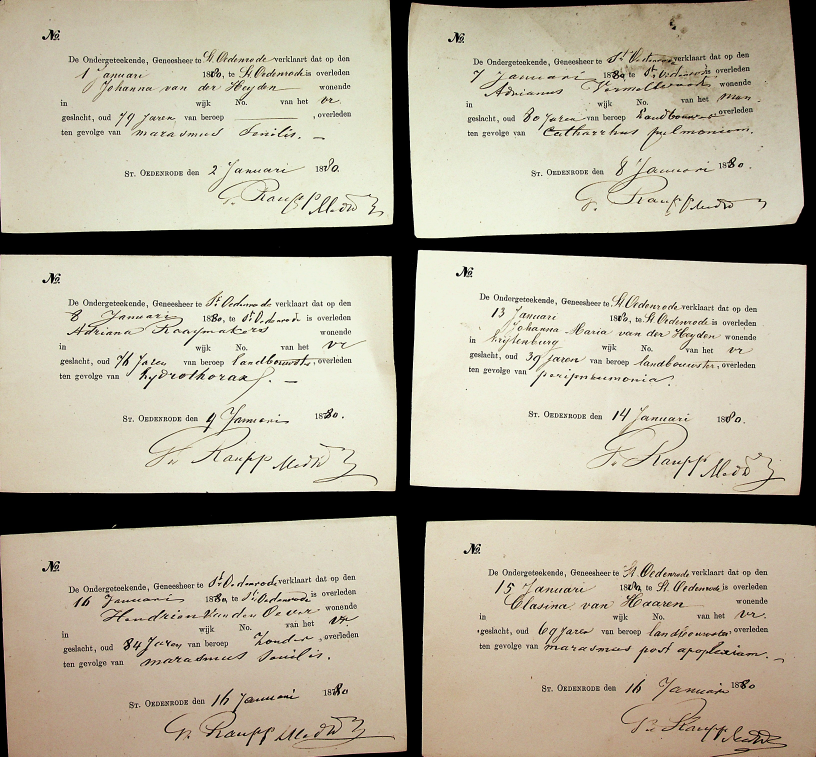
#> input picture in/NL-HtBHIC_7737_1541_0003.jpg, 3264 x 3027 px (shown at 1/4 size)
$ python part_extract.py
#> lines starting #> are read from the running program, lines starting #| are printed output that depends on the picture; after the words box and inside, x2 and y2 are one past the last pixel; in counts of white or black regions, pixels touching at a corner belong together
import numpy as np
import cv2

filename="in/NL-HtBHIC_7737_1541_0003.jpg"
img = cv2.imread(filename)
#> img is the input picture: shape (3027, 3264, 3); mean B, G, R 158, 177, 184

# Prepocess
gray = cv2.cvtColor(img,cv2.COLOR_BGR2GRAY)
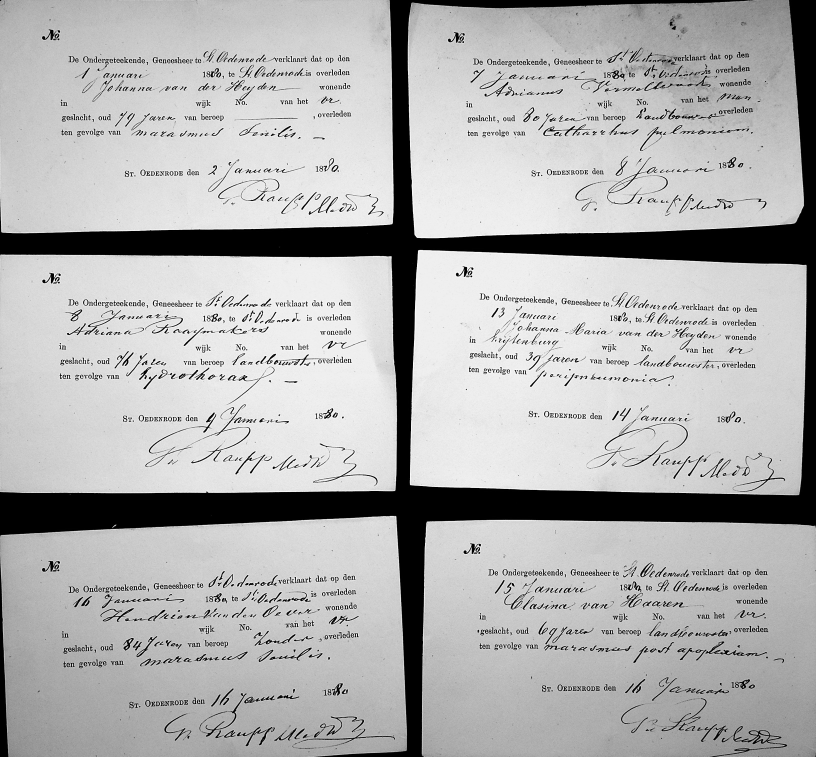
#> gray: shape (3027, 3264) (shown at 1/4 size); min 0, max 255, mean 177
blur = cv2.GaussianBlur(gray,(1,1),1000)
flag, thresh = cv2.threshold(blur, 120, 255, cv2.THRESH_BINARY)
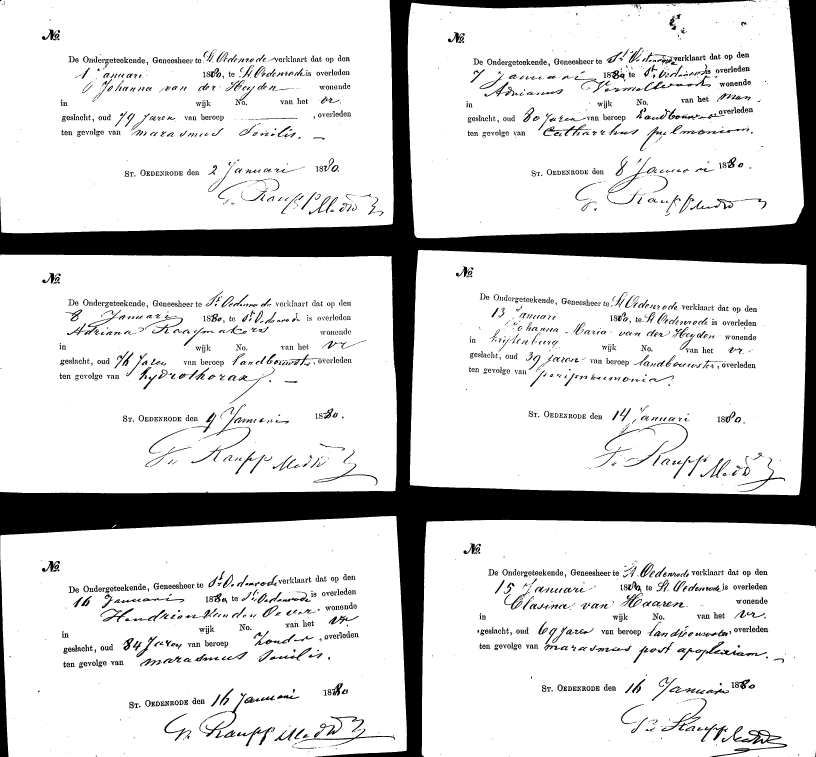
#> thresh: shape (3027, 3264) (shown at 1/4 size); 85.2% white; 3187 black regions (1148 under 20 px)

# Find contours
contours, hierarchy = cv2.findContours(thresh,cv2.RETR_TREE,cv2.CHAIN_APPROX_SIMPLE)
#> contours = 4011 contours, 1485 with area under 20; largest, box (x1, y1, x2, y2) and area: (0, 1018, 1588, 1973) 1491318, (0, 2064, 1628, 3027) 1471448, (1687, 2079, 3264, 3027) 1466378, (1639, 1000, 3227, 1981) 1462194, (0, 0, 1575, 933) 1438309
contours = sorted(contours, key=cv2.contourArea,reverse=True)

# Select long perimeters only
perimeters = [cv2.arcLength(contours[i],True) for i in range(len(contours))]
#> perimeters = 4011 values, max 6812.7 at index 2, min 0 at index 3995, mean 64.69
listindex=[i for i in range(6) if perimeters[i]>perimeters[0]/2]
#> listindex = [0, 1, 2, 3, 4, 5]
numcards=len(listindex)
#> numcards = 6

# warp per contour
for i in range(numcards):
    card = contours[i]
    peri = cv2.arcLength(card,True)
    approx = cv2.approxPolyDP(card,0.02*peri,True)
    h = np.array([ [0,0],[0,449],[749,449],[749,0] ],np.float32)
    approx = np.array([item for sublist in approx for item in sublist],np.float32)
    transform = cv2.getPerspectiveTransform(approx,h)
    warp = cv2.warpPerspective(img,transform,(750,450))
    filename2="out/NL-HtBHIC_7737_1541_0003_"+str(i)+".jpg"
    cv2.imwrite(filename2, warp)
#> this loop made 6 passes
#> (peri, approx) on passes 1 to 6: (5124.5, [[1, 1019], [0, 1967], [1581, 1961], [1565, 1025]]), (5092, [[1584, 2065], [3, 2141], [34, 3026], [1623, 3003]]), (6812.7, [[1707, 2087], [1689, 3023], [3260, 3026], [3260, 2103]]), (5080.2, [[1673, 1001], [1641, 1940], [3196, 1977], [3225, 1060]]), (4991, [[0, 6], [7, 929], [1569, 895], [1557, 0]]), (5117.3, [[3154, 0], [1647, 11], [1658, 939], [3179, 892]])
#> pass 1, `warp = cv2.warpPerspective(img,transform,(750,450))`:
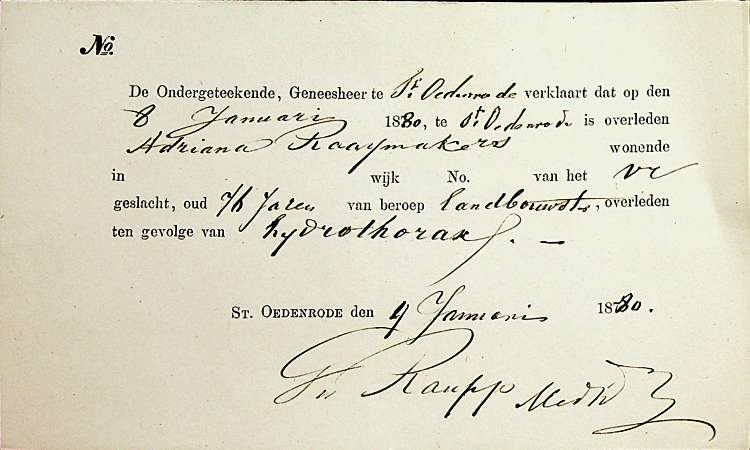
#> warp: shape (450, 750, 3); mean B, G, R 199.8, 219.3, 221.3
#> pass 2, `warp = cv2.warpPerspective(img,transform,(750,450))`:
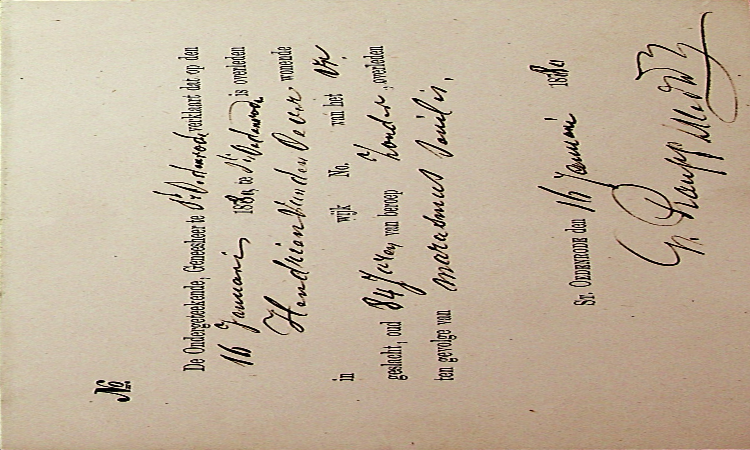
#> warp: shape (450, 750, 3); mean B, G, R 156.9, 178.2, 193.8
#> pass 3, `warp = cv2.warpPerspective(img,transform,(750,450))`:
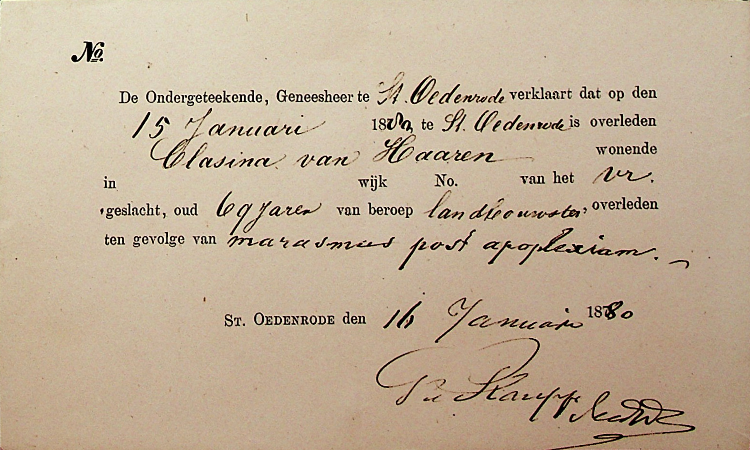
#> warp: shape (450, 750, 3); mean B, G, R 151.6, 175.3, 193.8
